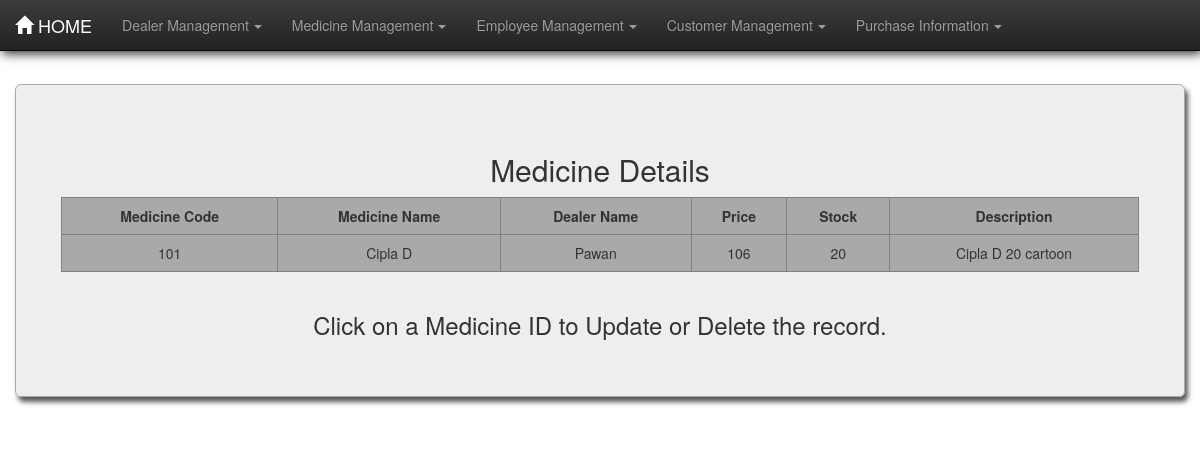
/pharma/medtable/, run on the app's committed database.
### pharma/models.py (models this page shows, shortened)
class Medicine(models.Model):
    m_id = models.IntegerField(unique=True)
    mname = models.CharField(max_length=30)
    dname = models.CharField(max_length=30)
    desc = models.CharField(max_length=100)
    price = models.CharField(max_length=30)
    stock = models.IntegerField()

### pharma/views.py (the view)
# urls.py: path('medtable/', views.medtable, name='medtable'),
def medtable(request):
    med = Medicine.objects.all()
    dict = {"med": med}
    return render(request, 'pharma/medtable.html', dict)

### pharma/templates/pharma/medtable.html (shortened to what this page needs)
{% load static %}
<!DOCTYPE html>
<html lang="en">
<head>
    <link rel="stylesheet" href="{% static 'pharma/css/bootstrap.min.css' %}">
    <link rel="stylesheet" href="{% static 'pharma/css/bootstrap-theme.min.css' %}">
    <link rel="stylesheet" href="{% static 'pharma/css/style.css' %}">
</head>
<body>
<nav class="navbar navbar-inverse navbar-fixed-top">
    <div class="container-fluid">
        <div class="navbar-header">
            <a href="/pharma/" class="navbar-brand"><span
                    class="glyphicon glyphicon glyphicon-home"></span>&nbsp;HOME</a>
        </div>
        <div class="collapse navbar-collapse" id="thisnav">
            <ul class="nav navbar-nav">
                <li class="dropdown"><a href="#" class="dropdown-toggle" data-toggle="dropdown">Dealer Management<b
                        class="caret"></b></a>
                </li>
                <li class="dropdown"><a href="#" class="dropdown-toggle" data-toggle="dropdown">Medicine Management<b
                        class="caret"></b></a>
                </li>
                <li class="dropdown"><a href="#" class="dropdown-toggle" data-toggle="dropdown">Employee Management<b
                        class="caret"></b></a>
                </li>
                <li class="dropdown"><a href="#" class="dropdown-toggle" data-toggle="dropdown">Customer Management<b
                        class="caret"></b></a>
                </li>
                <li class="dropdown"><a href="#" class="dropdown-toggle" data-toggle="dropdown">Purchase Information<b
                        class="caret"></b></a>
                </li>
            </ul>
        </div>
    </div>
</nav>
<div class="container-fluid martop7">
    <div class="jumbotron jumcust">
        <h2>Medicine Details</h2>
        <div class="row">
            <div class="col-md-1">
            </div>
            <table border="1" class="table table-responsive table-hover col-md-10">
                <tr>
                    <th>Medicine Code</th>
                    <th>Medicine Name</th>
                    <th>Dealer Name</th>
                    <th>Price</th>
                    <th>Stock</th>
                    <th>Description</th>
                </tr>
                {% for foo in med %}
                    <tr>
                        <td class="idlink"><a href="/pharma/medformview{{ foo.id }}/">{{ foo.m_id }}</a></td>
                        <td>{{ foo.mname }}</td>
                        <td>{{ foo.dname }}</td>
                        <td>{{ foo.price }}</td>
                        <td>{{ foo.stock }}</td>
                        <td>{{ foo.desc }}</td>
                    </tr>
                {% endfor %}
            </table>
        </div>
        <footer><h3>Click on a Medicine ID to Update or Delete the record.</h3></footer>
    </div>
</div>
</body>
</html>

### pharma/static/pharma/css/style.css (style rules this page uses)
body { background-image: url("images/backgrd.jpg"); background-size: cover ; background-attachment: fixed; min-height: 100vh; }
.caret { margin-left: 5px; }
table { text-align: center; border-collapse: collapse; background-color: darkgray; }
th { text-align: center; }
.martop7 { margin-top: 7%; }
.jumcust { box-shadow: 3px 5px 5px rgba(47, 47, 47, 0.8); border: 1px solid darkgrey; border-radius: 0px; text-align: center; background-color: rgba(238, 238, 238, 0.95); }
.table>tbody>tr>td, .table>tbody>tr>th { border-top: none; }
a:link { text-decoration: none; color: #333; }
.navbar { box-shadow: 2px 3px 10px rgba(0, 0, 0, 0.8); }

### data on the page
Medicine: m_id "101", mname "Cipla D", dname "Pawan", price "106", stock "20", desc "Cipla D 20 cartoon"
